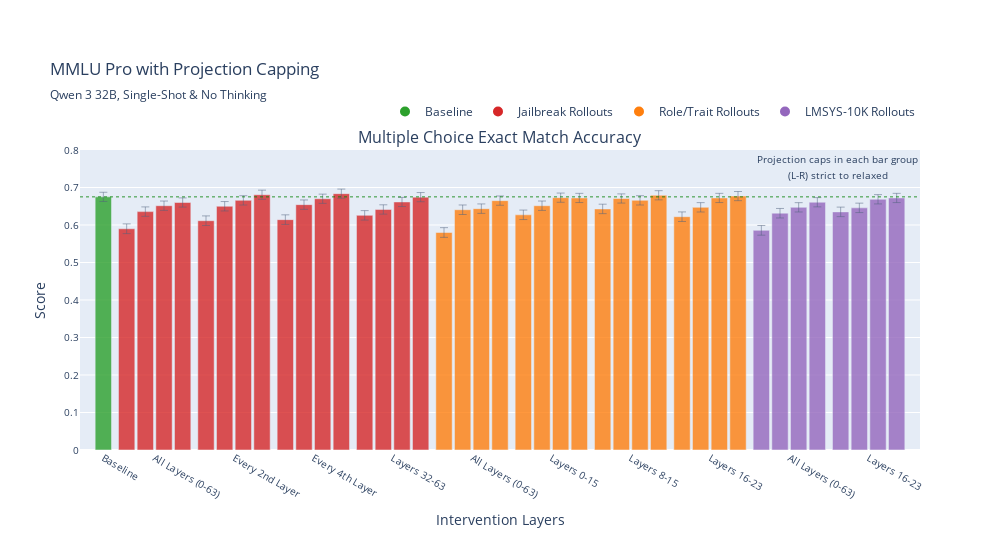

The notebook cell saved with this chart:
### Code cell
df_mmlu_plot = df_mmlu[~((df_mmlu['config_name'] == 'baseline') & (df_mmlu['thinking'] == True)) & ~((df_mmlu['config_name'] == 'baseline') & (df_mmlu['apply_chat_template'] == False))]

fig_mmlu = plot_benchmark_results(df_mmlu_plot, 'mmlu_pro', 
                                  title="MMLU Pro with Projection Capping", 
                                  subtitle=subtitle,
                                  total_layers=total_layers)
fig_mmlu.show()
#fig_mmlu.write_html(f"{out_dir}/mmlu_pro.html")

### Figure 1 — Plotly figure (JSON) as saved in the notebook; plotly's stock layout.template omitted (floating-point values rounded to 4 significant figures)
{"data": [{"customdata": [["Baseline", "baseline"], ["All Layers (0-63), Safe 99th", "jailbreak"], ["All Layers (0-63), Safe 50th", "jailbreak"], ["All Layers (0-63), Harm 99th", "jailbreak"], ["All Layers (0-63), Harm 75th", "jailbreak"], ["Every 2nd Layer, Safe 99th", "jailbreak"], ["Every 2nd Layer, Safe 50th", "jailbreak"], ["Every 2nd Layer, Harm 99th", "jailbreak"], ["Every 2nd Layer, Harm 75th", "jailbreak"], ["Every 4th Layer, Safe 99th", "jailbreak"], ["Every 4th Layer, Safe 50th", "jailbreak"], ["Every 4th Layer, Harm 99th", "jailbreak"], ["Every 4th Layer, Harm 75th", "jailbreak"], ["Layers 32-63, Safe 99th", "jailbreak"], ["Layers 32-63, Safe 50th", "jailbreak"], ["Layers 32-63, Harm 99th", "jailbreak"], ["Layers 32-63, Harm 75th", "jailbreak"], ["All Layers (0-63), 1st", "role_trait"], ["All Layers (0-63), 25th", "role_trait"], ["All Layers (0-63), 50th", "role_trait"], ["All Layers (0-63), 75th", "role_trait"], ["Layers 0-15, 1st", "role_trait"], ["Layers 0-15, 25th", "role_trait"], ["Layers 0-15, 50th", "role_trait"], ["Layers 0-15, 75th", "role_trait"], ["Layers 8-15, 1st", "role_trait"], ["Layers 8-15, 25th", "role_trait"], ["Layers 8-15, 50th", "role_trait"], ["Layers 8-15, 75th", "role_trait"], ["Layers 16-23, 1st", "role_trait"], ["Layers 16-23, 25th", "role_trait"], ["Layers 16-23, 50th", "role_trait"], ["Layers 16-23, 75th", "role_trait"], ["All Layers (0-63), 1st", "lmsys_10000"], ["All Layers (0-63), 25th", "lmsys_10000"], ["All Layers (0-63), 50th", "lmsys_10000"], ["All Layers (0-63), 75th", "lmsys_10000"], ["Layers 16-23, 1st", "lmsys_10000"], ["Layers 16-23, 25th", "lmsys_10000"], ["Layers 16-23, 50th", "lmsys_10000"], ["Layers 16-23, 75th", "lmsys_10000"]], "error_y": {"array": [0.01228, 0.01298, 0.01256, 0.01247, 0.01227, 0.01284, 0.01251, 0.01242, 0.01221, 0.0128, 0.01251, 0.0123, 0.01222, 0.01264, 0.01242, 0.01229, 0.01222, 0.01293, 0.01271, 0.01262, 0.01235, 0.01266, 0.0125, 0.01228, 0.01229, 0.0126, 0.01227, 0.01239, 0.01224, 0.01274, 0.01249, 0.01228, 0.01223, 0.01291, 0.01268, 0.01239, 0.01234, 0.01268, 0.01256, 0.01238, 0.01232], "thickness": 0.5, "type": "data", "visible": true}, "hovertemplate": "%{customdata[0]}<br>Config: %{customdata[1]}<br>Value: %{y:.1%}<extra></extra>", "marker": {"color": ["#2ca02c", "#d62728", "#d62728", "#d62728", "#d62728", "#d62728", "#d62728", "#d62728", "#d62728", "#d62728", "#d62728", "#d62728", "#d62728", "#d62728", "#d62728", "#d62728", "#d62728", "#ff7f0e", "#ff7f0e", "#ff7f0e", "#ff7f0e", "#ff7f0e", "#ff7f0e", "#ff7f0e", "#ff7f0e", "#ff7f0e", "#ff7f0e", "#ff7f0e", "#ff7f0e", "#ff7f0e", "#ff7f0e", "#ff7f0e", "#ff7f0e", "#9467bd", "#9467bd", "#9467bd", "#9467bd", "#9467bd", "#9467bd", "#9467bd", "#9467bd"]}, "name": "Multiple Choice Exact Match Accuracy", "opacity": 0.8, "showlegend": false, "type": "bar", "width": 0.35, "x": [0, 0.5, 0.9, 1.3, 1.7, 2.2, 2.6, 3.0, 3.4, 3.9, 4.3, 4.7, 5.1, 5.6, 6.0, 6.4, 6.8, 7.3, 7.7, 8.1, 8.5, 9.0, 9.4, 9.8, 10.2, 10.7, 11.1, 11.5, 11.9, 12.4, 12.8, 13.2, 13.6, 14.1, 14.5, 14.9, 15.3, 15.8, 16.2, 16.6, 17.0], "xaxis": "x", "y": [0.675, 0.59, 0.6357, 0.6514, 0.66, 0.6114, 0.65, 0.6657, 0.6807, 0.6143, 0.6543, 0.67, 0.6836, 0.6257, 0.6414, 0.6614, 0.6743, 0.58, 0.6407, 0.6436, 0.665, 0.6271, 0.6514, 0.6729, 0.6721, 0.6429, 0.6707, 0.6657, 0.6793, 0.6221, 0.6471, 0.6721, 0.6771, 0.5857, 0.6314, 0.6471, 0.6607, 0.635, 0.6457, 0.6686, 0.6721], "yaxis": "y"}, {"marker": {"color": "#2ca02c", "size": 10}, "mode": "markers", "name": "Baseline", "showlegend": true, "type": "scatter", "x": [null], "xaxis": "x", "y": [null], "yaxis": "y"}, {"marker": {"color": "#d62728", "size": 10}, "mode": "markers", "name": "Jailbreak Rollouts", "showlegend": true, "type": "scatter", "x": [null], "xaxis": "x", "y": [null], "yaxis": "y"}, {"marker": {"color": "#ff7f0e", "size": 10}, "mode": "markers", "name": "Role/Trait Rollouts", "showlegend": true, "type": "scatter", "x": [null], "xaxis": "x", "y": [null], "yaxis": "y"}, {"marker": {"color": "#9467bd", "size": 10}, "mode": "markers", "name": "LMSYS-10K Rollouts", "showlegend": true, "type": "scatter", "x": [null], "xaxis": "x", "y": [null], "yaxis": "y"}], "layout": {"annotations": [{"font": {"size": 16}, "showarrow": false, "text": "Multiple Choice Exact Match Accuracy", "x": 0.5, "xanchor": "center", "xref": "paper", "y": 1, "yanchor": "bottom", "yref": "paper"}, {"showarrow": false, "text": "<span style='font-size:10px'>Projection caps in each bar group<br>(L-R) strict to relaxed</span>", "x": 1, "xanchor": "right", "xref": "paper", "y": 1, "yanchor": "top", "yref": "paper"}], "height": 550, "legend": {"orientation": "h", "x": 1, "xanchor": "right", "y": 1.08, "yanchor": "bottom"}, "margin": {"b": 100, "t": 150}, "shapes": [{"line": {"color": "green", "dash": "dot", "width": 1}, "opacity": 0.8, "type": "line", "x0": 0, "x1": 1, "xref": "x domain", "y0": 0.675, "y1": 0.675, "yref": "y"}], "title": {"subtitle": {"text": "Qwen 3 32B, Single-Shot & No Thinking"}, "text": "MMLU Pro with Projection Capping"}, "width": 1000, "xaxis": {"anchor": "y", "domain": [0, 1], "range": [-0.5, 17.5], "tickfont": {"size": 10}, "tickmode": "array", "ticktext": ["Baseline", "All Layers (0-63)", "Every 2nd Layer", "Every 4th Layer", "Layers 32-63", "All Layers (0-63)", "Layers 0-15", "Layers 8-15", "Layers 16-23", "All Layers (0-63)", "Layers 16-23"], "tickvals": [0, 1.1, 2.8, 4.5, 6.2, 7.9, 9.6, 11.3, 13.0, 14.7, 16.4], "title": {"text": "Intervention Layers"}}, "yaxis": {"anchor": "x", "domain": [0, 1], "range": [0, 0.8], "tickfont": {"size": 10}, "title": {"text": "Score"}}}}
